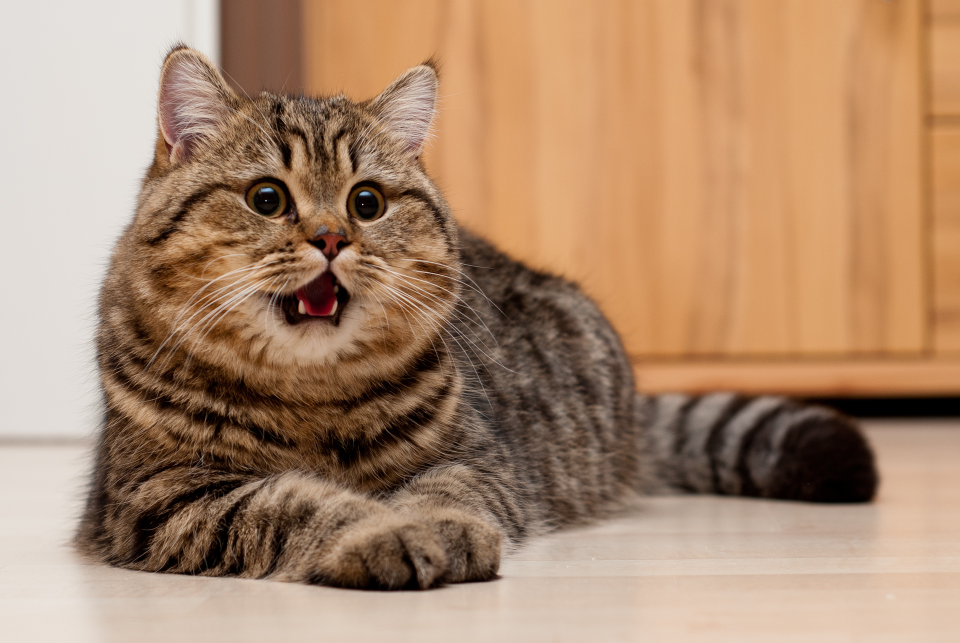
#> input picture kot.png, 1920 x 1285 px, given in place of kot.jpg, which was not available (shown at 1/2 size)
$ python Jpgeshka.py
#> lines starting #> are read from the running program, lines starting #| are printed output that depends on the picture; pictures that were not available may be replaced by others from this repository, and a replacement may not be noted
from PIL import Image
from PIL import ImageDraw
import sys
import numpy
import math
import numpy as np
im = Image.open('C:\\Users\Kostya\Pictures\kot.jpg')
#> im is the input picture: PIL image 1920x1285 RGB; mean R, G, B 171.4, 137.6, 110.3
tver = im.copy()
kote = im.crop((335, 345, 825, 660))
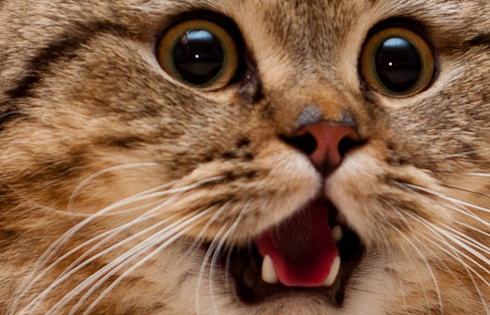
#> kote: PIL image 490x315 RGB; mean R, G, B 135.1, 98.3, 71.2
kote = kote.copy()
draw = ImageDraw.Draw(im)
width = im.size[0]
#> width = 1920
height = im.size[1]
#> height = 1285
pix = im.load()
for x in range(width):
   for y in range(height):
      r = pix[x, y][0]
      g = pix[x, y][1]
      b = pix[x, y][2]
      sr = (r + g + b) // 3
      draw.point((x, y), (255 - r, 255 - g, 255 - b))

kotek = im.crop((335, 345, 825, 660))
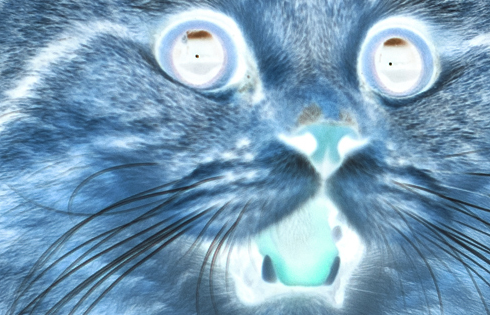
#> kotek: PIL image 490x315 RGB; mean R, G, B 119.9, 156.7, 183.8
kotekcat = kotek.copy()
kotekcat1 = kotekcat.rotate(270)
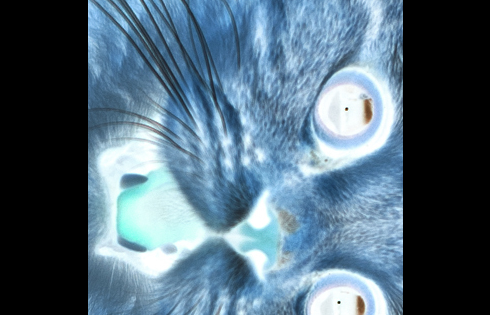
#> kotekcat1: PIL image 490x315 RGB; mean R, G, B 80.9, 104, 120.1
kotekcat = kotekcat.rotate(90)
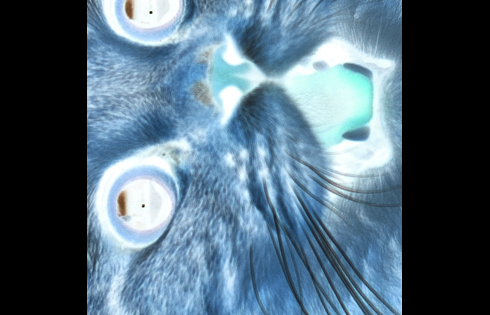
#> kotekcat: PIL image 490x315 RGB; mean R, G, B 80.9, 104, 120.1

tver.paste(kotek,(0,0))
tver.paste(kotek,(460,0))
tver.paste(kotek,(920,0))
tver.paste(kotek,(1380,0))
tver.paste(kotek,(0,980))
tver.paste(kotek,(460,980))
tver.paste(kotek,(920,980))
tver.paste(kotek,(1380,980))
tver.paste(kotekcat, (0,315))
tver.paste(kotekcat, (0,630))
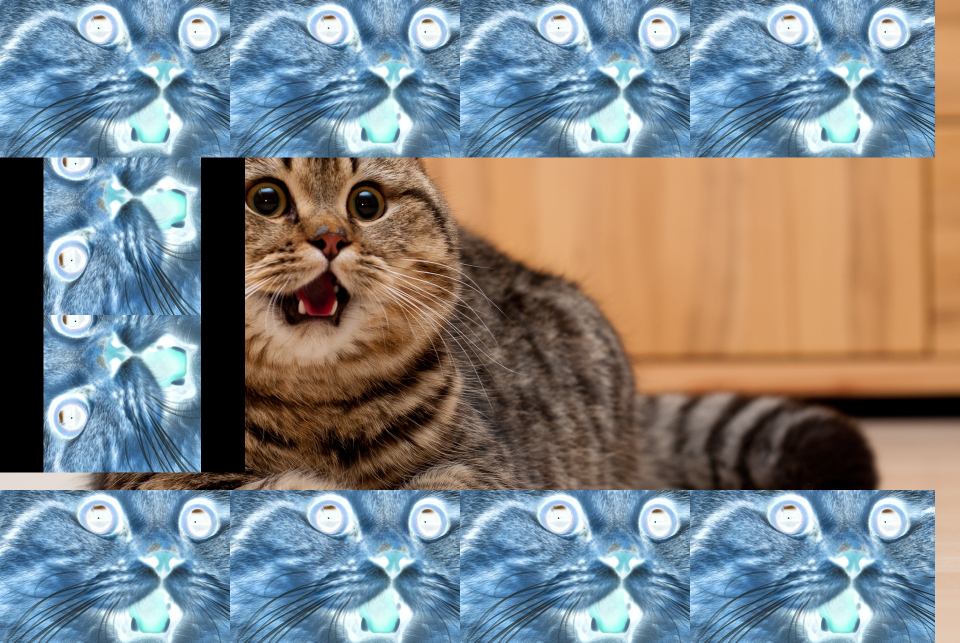
#> tver: PIL image 1920x1285 RGB (shown at 1/2 size); mean R, G, B 127.8, 131.9, 133.8
tver.paste(kotekcat1, (1425,315))
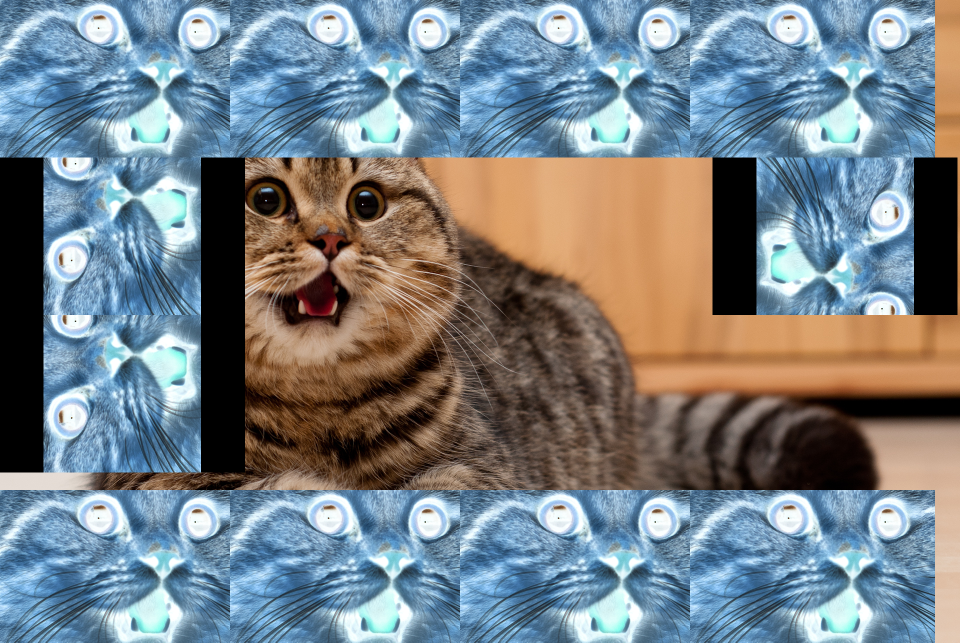
#> tver: PIL image 1920x1285 RGB (shown at 1/2 size); mean R, G, B 119.7, 128.9, 135.1
tver.paste(kotekcat1, (1425,630))
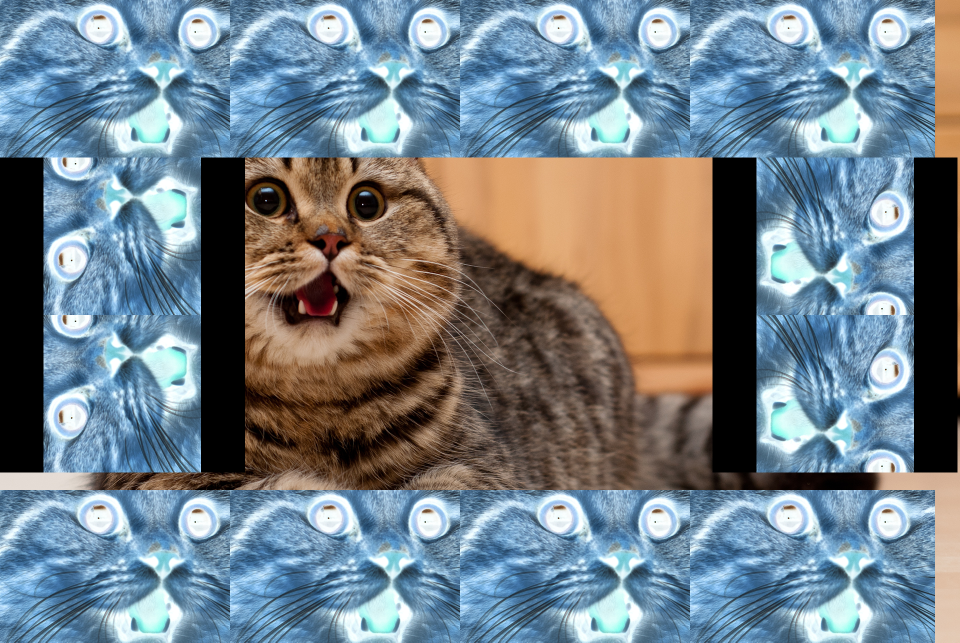
#> tver: PIL image 1920x1285 RGB (shown at 1/2 size); mean R, G, B 116, 129.2, 138.2
tver.save("resulting.png")
